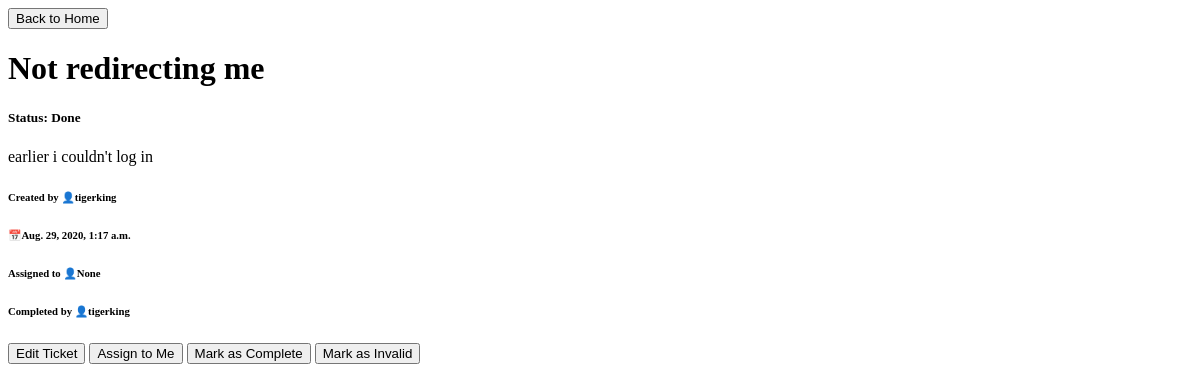
The app's page /ticket/2/ (signed in), older data.
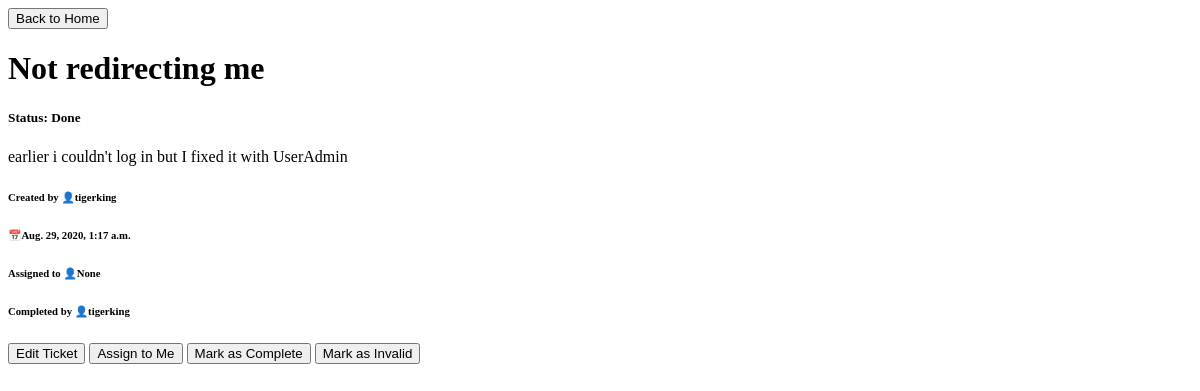
The same page, newer data.
### bugtrack/models.py (models this page shows, shortened)
class Ticket(models.Model):
    NEW = 'New'
    ASSIGNED = 'In Progress'
    INVALID = 'Invalid'
    COMPLETE = 'Done'
    STATUS_CHOICES = [
        (NEW, 'New'),
        (ASSIGNED, 'In Progress'),
        (INVALID, 'Invalid'),
        (COMPLETE, 'Done')
    ]
    title = models.CharField(max_length=150)
    time_created = models.DateTimeField(default=timezone.now)
    description = models.CharField(max_length=250)
    created_by = models.ForeignKey(CustomUser, on_delete=models.CASCADE, related_name='created_by')
    status = models.CharField(max_length=11, choices=STATUS_CHOICES, default=NEW)
    assigned_to = models.ForeignKey(CustomUser, on_delete=models.CASCADE, default=None, null=True, blank="True", related_name='assigned_to')
    completed_by = models.ForeignKey(CustomUser, on_delete=models.CASCADE, default=None, null=True, blank='True', related_name='completed_by')

### customuser/models.py (models this page shows)
class CustomUser(AbstractUser):
    display_name = models.CharField(max_length=50, unique=True)
    USERNAME_FIELD = 'username'
    REQUIRED_FIELDS = ['display_name']
    def __str__(self):
        return self.username

### bugtrack/views.py (the view)
# urls.py: path('ticket/<int:ticket_id>/', ticket_details, name='ticket_details'),
@login_required
def ticket_details(request, ticket_id):
    ticket = Ticket.objects.get(id=ticket_id)
    return render(request, 'ticket_details.html', {'ticket': ticket})

### templates/ticket_details.html (shortened to what this page needs)
<!DOCTYPE html>
<html lang="en">
<head>
</head>
<body>
    <a href="/"><button>Back to Home</button></a>
    <div>
        <h1>{{ ticket.title }}</h1>
        <h5>Status: {{ ticket.status }}</h5>
        <p>{{ ticket.description }}</p>
        <h6>Created by 👤{{ ticket.created_by }}</h6>
        <h6>📅{{ ticket.time_created }}</h6>
        <h6>Assigned to <a>👤{{ ticket.assigned_to }}</a></h6>
        <h6>Completed by <a>👤{{ ticket.completed_by }}</a></h6>
    </div>
    <div>
        <a href="/ticket/{{ ticket.id }}/edit/"><button>Edit Ticket</button></a>
        <a href="/ticket/{{ ticket.id }}/assign/"><button>Assign to Me</button></a>
        <a href="/ticket/{{ ticket.id }}/complete/"><button>Mark as Complete</button></a>
        <a href="/ticket/{{ ticket.id }}/invalidate/"><button>Mark as Invalid</button></a>
    </div>
</body>
</html>

Row changes from the older to the newer data that the page shows:
changed Ticket "Not redirecting me": description "earlier i couldn't log in" → "earlier i couldn't log in but I fixed it with UserAdmin"
